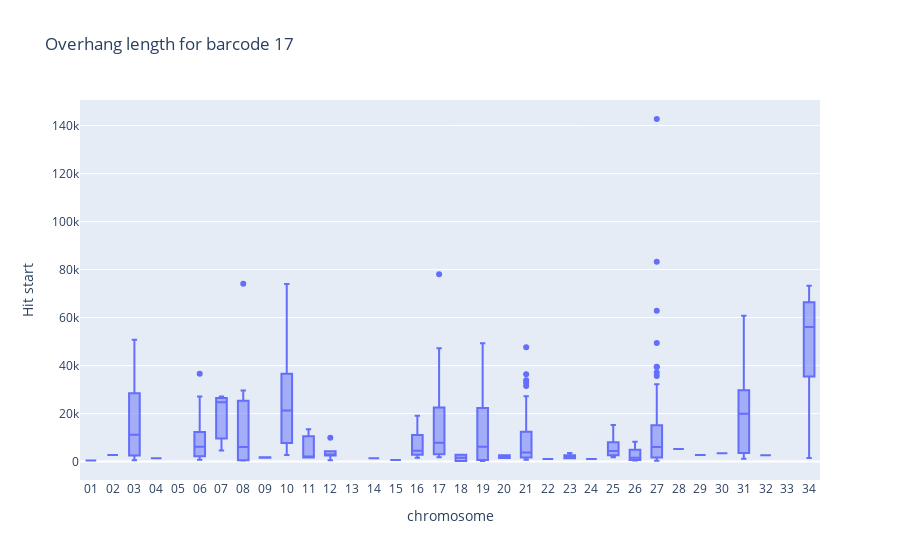

The cell this chart's notebook holds for it:
### Code cell
boxbarcode("17")

### Figure 1 — Plotly figure (JSON) as saved in the notebook; plotly's stock layout.template omitted (floating-point values rounded to 4 significant figures; data arrays with more than 128 entries replaced by an {"elided": "..."} marker saying what was removed)
{"data": [{"alignmentgroup": "True", "boxpoints": "outliers", "hovertemplate": "<b>%{hovertext}</b><br><br>chromosome=%{x}<br>Hit start=%{y}<extra></extra>", "hovertext": {"elided": "297 str values"}, "legendgroup": "", "marker": {"color": "#636efa"}, "name": "", "notched": false, "offsetgroup": "", "orientation": "v", "showlegend": false, "type": "box", "x": {"elided": "297 str values"}, "x0": " ", "xaxis": "x", "y": {"elided": "297 int values"}, "y0": " ", "yaxis": "y"}], "layout": {"boxmode": "group", "legend": {"tracegroupgap": 0}, "title": {"text": "Overhang length for barcode 17"}, "xaxis": {"anchor": "y", "categoryarray": ["01", "02", "03", "04", "05", "06", "07", "08", "09", "10", "11", "12", "13", "14", "15", "16", "17", "18", "19", "20", "21", "22", "23", "24", "25", "26", "27", "28", "29", "30", "31", "32", "33", "34"], "categoryorder": "array", "domain": [0, 1], "title": {"text": "chromosome"}}, "yaxis": {"anchor": "x", "domain": [0, 1], "title": {"text": "Hit start"}}}}
